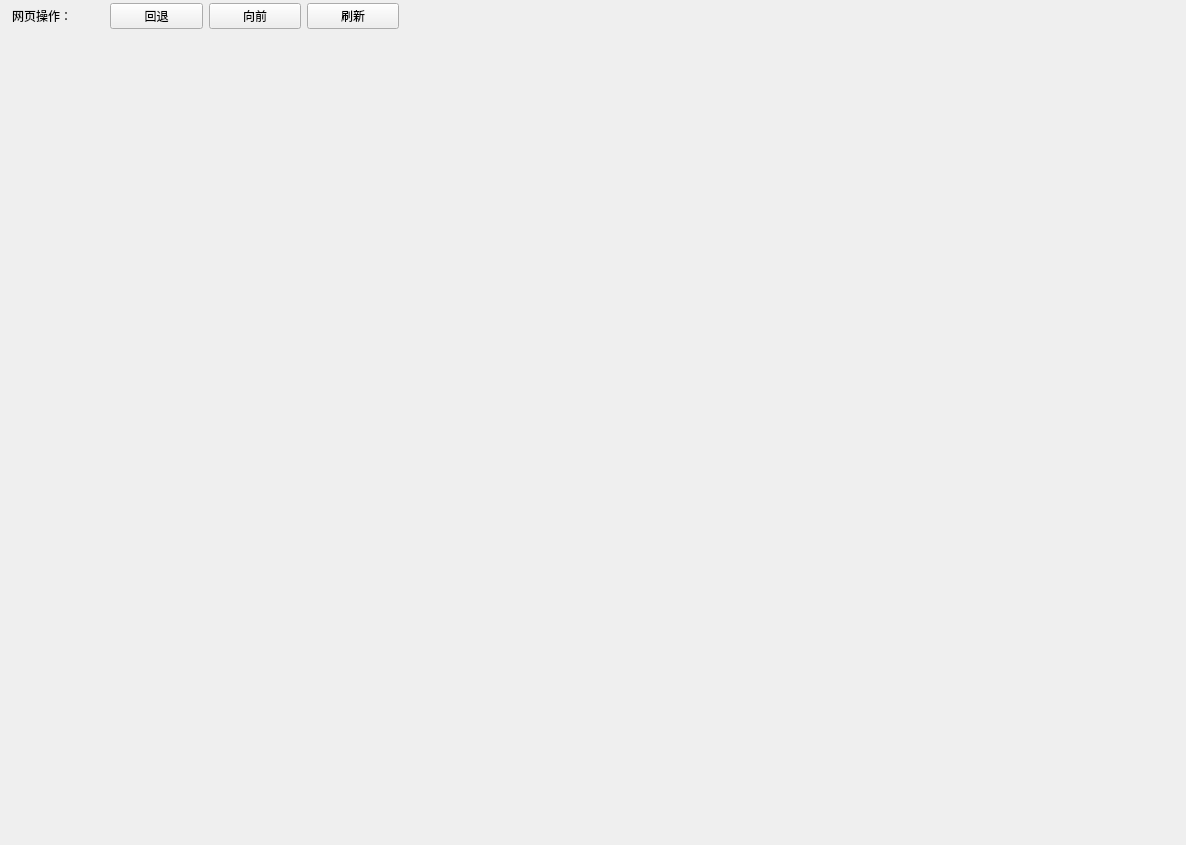
<?xml version="1.0" encoding="UTF-8"?>
<ui version="4.0">
 <class>Form</class>
 <widget class="QWidget" name="Form">
  <property name="geometry">
   <rect>
    <x>0</x>
    <y>0</y>
    <width>1186</width>
    <height>845</height>
   </rect>
  </property>
  <property name="windowTitle">
   <string>防疫资讯</string>
  </property>
  <widget class="QLabel" name="label">
   <property name="geometry">
    <rect>
     <x>10</x>
     <y>64</y>
     <width>1171</width>
     <height>771</height>
    </rect>
   </property>
   <property name="text">
    <string/>
   </property>
  </widget>
  <widget class="QWidget" name="layoutWidget">
   <property name="geometry">
    <rect>
     <x>10</x>
     <y>0</y>
     <width>391</width>
     <height>32</height>
    </rect>
   </property>
   <layout class="QHBoxLayout" name="horizontalLayout">
    <property name="leftMargin">
     <number>2</number>
    </property>
    <property name="topMargin">
     <number>2</number>
    </property>
    <property name="rightMargin">
     <number>2</number>
    </property>
    <property name="bottomMargin">
     <number>2</number>
    </property>
    <item>
     <widget class="QLabel" name="label_2">
      <property name="text">
       <string>网页操作：</string>
      </property>
     </widget>
    </item>
    <item>
     <widget class="QPushButton" name="back">
      <property name="text">
       <string>回退</string>
      </property>
     </widget>
    </item>
    <item>
     <widget class="QPushButton" name="forward">
      <property name="text">
       <string>向前</string>
      </property>
     </widget>
    </item>
    <item>
     <widget class="QPushButton" name="reload">
      <property name="text">
       <string>刷新</string>
      </property>
     </widget>
    </item>
   </layout>
  </widget>
 </widget>
 <resources/>
 <connections/>
</ui>
